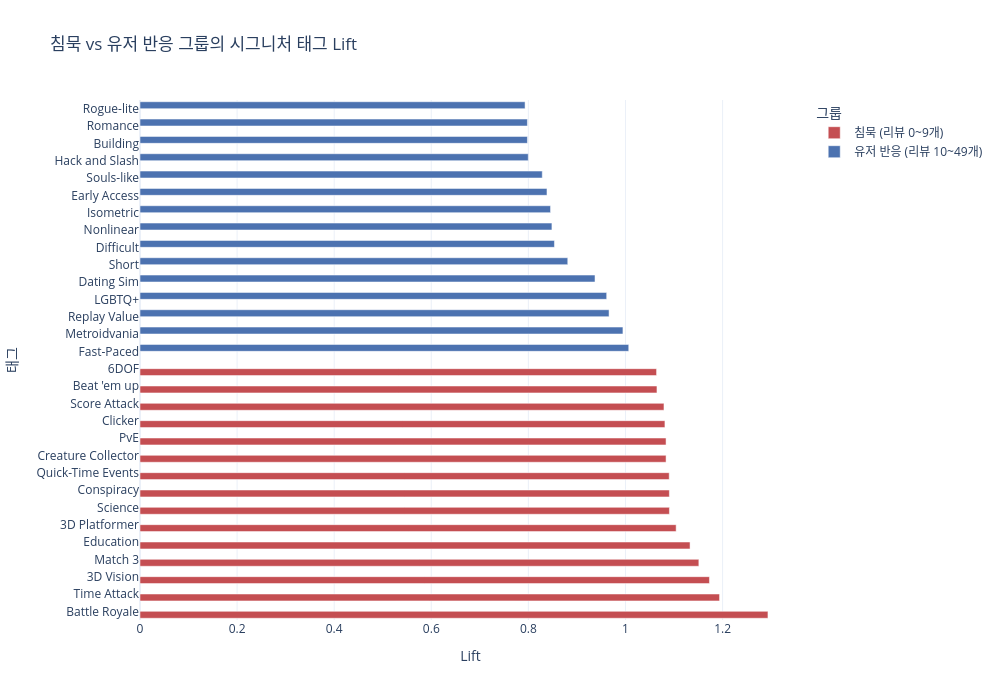

The notebook cell saved with this chart:
### Markdown cell above
## 4. 태그별 침묵 vs 유저 반응 Lift 비교

침묵 그룹과 유저 반응 그룹 모두에서 태그가 확보되었으므로, 이제 첫 반응 확보와 연결되는 태그를 직접 비교할 수 있다. 여기서는 각 그룹 내부 태그 비율을 전체 태그 비율과 비교한 Lift를 사용한다.

- `Lift > 1`: 해당 그룹에서 기대보다 더 자주 나타나는 태그
- `침묵 Lift`가 높음: 첫 반응 확보 실패와 함께 나타날 가능성이 큰 태그
- `유저 반응 Lift`가 높음: 리뷰 10~49개 반응 확보와 함께 나타날 가능성이 큰 태그

### Code cell
MIN_TAG_GAMES = 50
GENERAL_TAGS = set(TARGET_GENRES + ['Indie', 'Singleplayer', 'Multiplayer', '2D', '3D'])

tag_df = df[['appid', 'response_group', 'tag_list']].explode('tag_list').dropna(subset=['tag_list']).copy()
tag_df = tag_df[tag_df['tag_list'].astype(str).str.len() > 0]

overall_tag_rate = (
    tag_df.groupby('tag_list')['appid'].count() / tag_df['appid'].nunique()
).rename('overall_tag_rate')

group_tag = (
    tag_df.groupby(['response_group', 'tag_list'])['appid'].count().rename('tag_games').reset_index()
)
group_totals = df.groupby('response_group')['appid'].nunique().rename('group_games').reset_index()

tag_lift = group_tag.merge(group_totals, on='response_group', how='left')
tag_lift = tag_lift.merge(overall_tag_rate.reset_index(), on='tag_list', how='left')
tag_lift['group_tag_rate'] = tag_lift['tag_games'] / tag_lift['group_games']
tag_lift['lift'] = tag_lift['group_tag_rate'] / tag_lift['overall_tag_rate']
tag_lift = tag_lift[(tag_lift['tag_games'] >= MIN_TAG_GAMES) & (~tag_lift['tag_list'].isin(GENERAL_TAGS))].copy()

top_silence_tags = tag_lift[tag_lift['response_group'] == '침묵 (리뷰 0~9개)'].sort_values(['lift', 'tag_games'], ascending=[False, False]).head(15)
top_response_tags = tag_lift[tag_lift['response_group'] == '유저 반응 (리뷰 10~49개)'].sort_values(['lift', 'tag_games'], ascending=[False, False]).head(15)

display(top_silence_tags[['tag_list', 'tag_games', 'group_tag_rate', 'lift']].round(3))
display(top_response_tags[['tag_list', 'tag_games', 'group_tag_rate', 'lift']].round(3))

plot_tags = pd.concat([top_silence_tags, top_response_tags], ignore_index=True)
fig = px.bar(
    plot_tags,
    x='lift',
    y='tag_list',
    color='response_group',
    orientation='h',
    barmode='group',
    title='침묵 vs 유저 반응 그룹의 시그니처 태그 Lift',
    labels={'tag_list': '태그', 'lift': 'Lift', 'response_group': '그룹'},
    color_discrete_map=GROUP_COLOR,
    category_orders={'response_group': GROUP_ORDER},
    hover_data={'tag_games': True, 'group_tag_rate': ':.3f'}
)
fig.update_layout(template='plotly_white', width=1000, height=700)
fig.show()

### Figure 1 — Plotly figure (JSON) as saved in the notebook; plotly's stock layout.template omitted (floating-point values rounded to 4 significant figures)
{"data": [{"alignmentgroup": "True", "customdata": [[58.0, 0.008688], [56.0, 0.008388], [106.0, 0.01588], [108.0, 0.01618], [272.0, 0.04074], [643.0, 0.09632], [82.0, 0.01228], [85.0, 0.01273], [94.0, 0.01408], [151.0, 0.02262], [823.0, 0.1233], [320.0, 0.04793], [478.0, 0.0716], [155.0, 0.02322], [69.0, 0.01034]], "hovertemplate": "그룹=침묵 (리뷰 0~9개)<br>Lift=%{x}<br>태그=%{y}<br>tag_games=%{customdata[0]}<br>group_tag_rate=%{customdata[1]:.3f}<extra></extra>", "legendgroup": "침묵 (리뷰 0~9개)", "marker": {"color": "#C44E52", "pattern": {"shape": ""}}, "name": "침묵 (리뷰 0~9개)", "offsetgroup": "침묵 (리뷰 0~9개)", "orientation": "h", "showlegend": true, "textposition": "auto", "type": "bar", "x": [1.293, 1.194, 1.173, 1.151, 1.133, 1.104, 1.09, 1.09, 1.09, 1.084, 1.084, 1.081, 1.079, 1.065, 1.064], "xaxis": "x", "y": ["Battle Royale", "Time Attack", "3D Vision", "Match 3", "Education", "3D Platformer", "Science", "Conspiracy", "Quick-Time Events", "Creature Collector", "PvE", "Clicker", "Score Attack", "Beat 'em up", "6DOF"], "yaxis": "y"}, {"alignmentgroup": "True", "customdata": [[72.0, 0.01488], [100.0, 0.02066], [72.0, 0.01488], [75.0, 0.0155], [60.0, 0.0124], [52.0, 0.01074], [263.0, 0.05434], [115.0, 0.02376], [118.0, 0.02438], [148.0, 0.03058], [92.0, 0.01901], [170.0, 0.03512], [184.0, 0.03802], [89.0, 0.01839], [336.0, 0.06942]], "hovertemplate": "그룹=유저 반응 (리뷰 10~49개)<br>Lift=%{x}<br>태그=%{y}<br>tag_games=%{customdata[0]}<br>group_tag_rate=%{customdata[1]:.3f}<extra></extra>", "legendgroup": "유저 반응 (리뷰 10~49개)", "marker": {"color": "#4C72B0", "pattern": {"shape": ""}}, "name": "유저 반응 (리뷰 10~49개)", "offsetgroup": "유저 반응 (리뷰 10~49개)", "orientation": "h", "showlegend": true, "textposition": "auto", "type": "bar", "x": [1.007, 0.9947, 0.9661, 0.9612, 0.9372, 0.8811, 0.8536, 0.8484, 0.8456, 0.8383, 0.8286, 0.7998, 0.798, 0.798, 0.7931], "xaxis": "x", "y": ["Fast-Paced", "Metroidvania", "Replay Value", "LGBTQ+", "Dating Sim", "Short", "Difficult", "Nonlinear", "Isometric", "Early Access", "Souls-like", "Hack and Slash", "Building", "Romance", "Rogue-lite"], "yaxis": "y"}], "layout": {"barmode": "group", "height": 700, "legend": {"title": {"text": "그룹"}, "tracegroupgap": 0}, "title": {"text": "침묵 vs 유저 반응 그룹의 시그니처 태그 Lift"}, "width": 1000, "xaxis": {"anchor": "y", "domain": [0, 1], "title": {"text": "Lift"}}, "yaxis": {"anchor": "x", "domain": [0, 1], "title": {"text": "태그"}}}}
